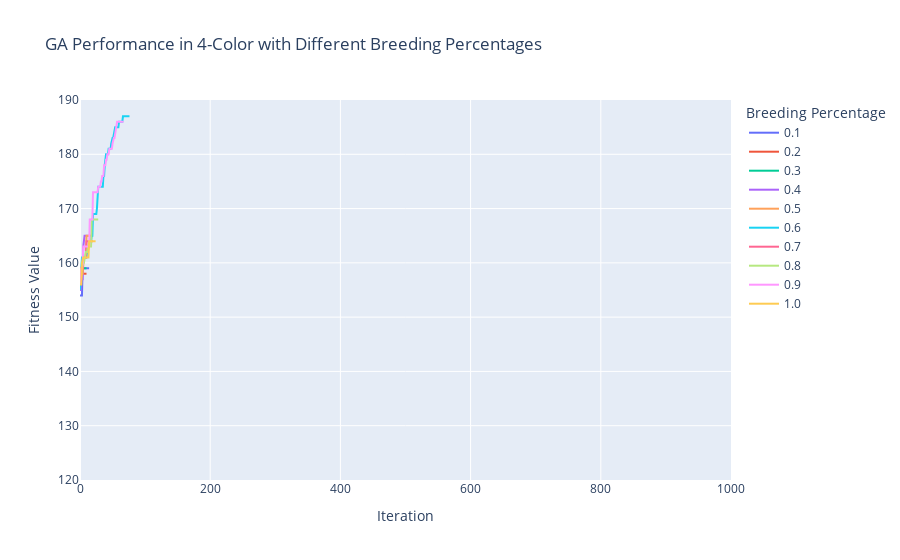

Notebook source saved alongside this figure:
### Code cell


### Figure 1 — Plotly figure (JSON) as saved in the notebook; plotly's stock layout.template omitted (floating-point values rounded to 4 significant figures)
{"data": [{"hovertemplate": "Breeding Percentage=0.1<br>Iteration=%{x}<br>Fitness Value=%{y}<extra></extra>", "legendgroup": "0.1", "line": {"color": "#636efa", "dash": "solid"}, "mode": "lines", "name": "0.1", "orientation": "v", "showlegend": true, "type": "scatter", "x": [0, 1, 2, 3, 4, 5, 6, 7, 8, 9, 10, 11, 12, 13, 14], "xaxis": "x", "y": [154, 154, 154, 154, 159, 159, 159, 159, 159, 159, 159, 159, 159, 159, 159], "yaxis": "y"}, {"hovertemplate": "Breeding Percentage=0.2<br>Iteration=%{x}<br>Fitness Value=%{y}<extra></extra>", "legendgroup": "0.2", "line": {"color": "#EF553B", "dash": "solid"}, "mode": "lines", "name": "0.2", "orientation": "v", "showlegend": true, "type": "scatter", "x": [0, 1, 2, 3, 4, 5, 6, 7, 8, 9, 10], "xaxis": "x", "y": [158, 158, 158, 158, 158, 158, 158, 158, 158, 158, 158], "yaxis": "y"}, {"hovertemplate": "Breeding Percentage=0.3<br>Iteration=%{x}<br>Fitness Value=%{y}<extra></extra>", "legendgroup": "0.3", "line": {"color": "#00cc96", "dash": "solid"}, "mode": "lines", "name": "0.3", "orientation": "v", "showlegend": true, "type": "scatter", "x": [0, 1, 2, 3, 4, 5, 6, 7, 8, 9, 10], "xaxis": "x", "y": [159, 159, 159, 159, 159, 159, 159, 159, 159, 159, 159], "yaxis": "y"}, {"hovertemplate": "Breeding Percentage=0.4<br>Iteration=%{x}<br>Fitness Value=%{y}<extra></extra>", "legendgroup": "0.4", "line": {"color": "#ab63fa", "dash": "solid"}, "mode": "lines", "name": "0.4", "orientation": "v", "showlegend": true, "type": "scatter", "x": [0, 1, 2, 3, 4, 5, 6, 7, 8, 9, 10, 11, 12, 13, 14, 15, 16], "xaxis": "x", "y": [155, 155, 157, 157, 157, 163, 165, 165, 165, 165, 165, 165, 165, 165, 165, 165, 165], "yaxis": "y"}, {"hovertemplate": "Breeding Percentage=0.5<br>Iteration=%{x}<br>Fitness Value=%{y}<extra></extra>", "legendgroup": "0.5", "line": {"color": "#FFA15A", "dash": "solid"}, "mode": "lines", "name": "0.5", "orientation": "v", "showlegend": true, "type": "scatter", "x": [0, 1, 2, 3, 4, 5, 6, 7, 8, 9, 10, 11, 12, 13, 14, 15, 16, 17, 18, 19, 20], "xaxis": "x", "y": [156, 157, 158, 158, 158, 161, 161, 161, 161, 161, 165, 165, 165, 165, 165, 165, 165, 165, 165, 165, 165], "yaxis": "y"}, {"hovertemplate": "Breeding Percentage=0.6<br>Iteration=%{x}<br>Fitness Value=%{y}<extra></extra>", "legendgroup": "0.6", "line": {"color": "#19d3f3", "dash": "solid"}, "mode": "lines", "name": "0.6", "orientation": "v", "showlegend": true, "type": "scatter", "x": [0, 1, 2, 3, 4, 5, 6, 7, 8, 9, 10, 11, 12, 13, 14, 15, 16, 17, 18, 19, 20, 21, 22, 23, 24, 25, 26, 27, 28, 29, 30, 31, 32, 33, 34, 35, 36, 37, 38, 39, 40, 41, 42, 43, 44, 45, 46, 47, 48, 49, 50, 51, 52, 53, 54, 55, 56, 57, 58, 59, 60, 61, 62, 63, 64, 65, 66, 67, 68, 69, 70, 71, 72, 73, 74, 75, 76], "xaxis": "x", "y": [155, 157, 161, 161, 161, 161, 161, 161, 161, 161, 161, 162, 162, 163, 164, 164, 164, 164, 165, 165, 169, 169, 169, 169, 169, 169, 170, 173, 174, 174, 174, 174, 174, 174, 174, 174, 176, 176, 178, 180, 180, 180, 180, 180, 181, 181, 181, 181, 182, 183, 183, 183, 184, 184, 185, 185, 185, 185, 185, 185, 186, 186, 186, 186, 186, 186, 187, 187, 187, 187, 187, 187, 187, 187, 187, 187, 187], "yaxis": "y"}, {"hovertemplate": "Breeding Percentage=0.7<br>Iteration=%{x}<br>Fitness Value=%{y}<extra></extra>", "legendgroup": "0.7", "line": {"color": "#FF6692", "dash": "solid"}, "mode": "lines", "name": "0.7", "orientation": "v", "showlegend": true, "type": "scatter", "x": [0, 1, 2, 3, 4, 5, 6, 7, 8, 9, 10, 11, 12, 13, 14, 15, 16, 17, 18, 19, 20], "xaxis": "x", "y": [159, 159, 159, 159, 159, 161, 161, 161, 161, 161, 164, 164, 164, 164, 164, 164, 164, 164, 164, 164, 164], "yaxis": "y"}, {"hovertemplate": "Breeding Percentage=0.8<br>Iteration=%{x}<br>Fitness Value=%{y}<extra></extra>", "legendgroup": "0.8", "line": {"color": "#B6E880", "dash": "solid"}, "mode": "lines", "name": "0.8", "orientation": "v", "showlegend": true, "type": "scatter", "x": [0, 1, 2, 3, 4, 5, 6, 7, 8, 9, 10, 11, 12, 13, 14, 15, 16, 17, 18, 19, 20, 21, 22, 23, 24, 25, 26, 27, 28], "xaxis": "x", "y": [156, 159, 159, 159, 160, 160, 160, 161, 162, 162, 162, 162, 163, 163, 163, 163, 163, 163, 168, 168, 168, 168, 168, 168, 168, 168, 168, 168, 168], "yaxis": "y"}, {"hovertemplate": "Breeding Percentage=0.9<br>Iteration=%{x}<br>Fitness Value=%{y}<extra></extra>", "legendgroup": "0.9", "line": {"color": "#FF97FF", "dash": "solid"}, "mode": "lines", "name": "0.9", "orientation": "v", "showlegend": true, "type": "scatter", "x": [0, 1, 2, 3, 4, 5, 6, 7, 8, 9, 10, 11, 12, 13, 14, 15, 16, 17, 18, 19, 20, 21, 22, 23, 24, 25, 26, 27, 28, 29, 30, 31, 32, 33, 34, 35, 36, 37, 38, 39, 40, 41, 42, 43, 44, 45, 46, 47, 48, 49, 50, 51, 52, 53, 54, 55, 56, 57, 58, 59, 60, 61, 62, 63, 64, 65, 66, 67], "xaxis": "x", "y": [156, 158, 159, 159, 160, 163, 163, 163, 163, 163, 163, 163, 163, 163, 163, 168, 168, 168, 168, 168, 173, 173, 173, 173, 173, 173, 173, 173, 174, 174, 174, 174, 175, 175, 176, 176, 176, 178, 178, 178, 179, 179, 180, 180, 180, 181, 181, 181, 181, 181, 182, 183, 183, 183, 184, 184, 185, 186, 186, 186, 186, 186, 186, 186, 186, 186, 186, 186], "yaxis": "y"}, {"hovertemplate": "Breeding Percentage=1.0<br>Iteration=%{x}<br>Fitness Value=%{y}<extra></extra>", "legendgroup": "1.0", "line": {"color": "#FECB52", "dash": "solid"}, "mode": "lines", "name": "1.0", "orientation": "v", "showlegend": true, "type": "scatter", "x": [0, 1, 2, 3, 4, 5, 6, 7, 8, 9, 10, 11, 12, 13, 14, 15, 16, 17, 18, 19, 20, 21, 22, 23, 24], "xaxis": "x", "y": [156, 156, 156, 160, 161, 161, 161, 161, 161, 161, 161, 161, 161, 161, 164, 164, 164, 164, 164, 164, 164, 164, 164, 164, 164], "yaxis": "y"}], "layout": {"legend": {"title": {"text": "Breeding Percentage"}, "tracegroupgap": 0}, "title": {"text": "GA Performance in 4-Color with Different Breeding Percentages"}, "xaxis": {"anchor": "y", "domain": [0, 1], "range": [0, 1000], "title": {"text": "Iteration"}}, "yaxis": {"anchor": "x", "domain": [0, 1], "range": [120, 190], "title": {"text": "Fitness Value"}}}}
